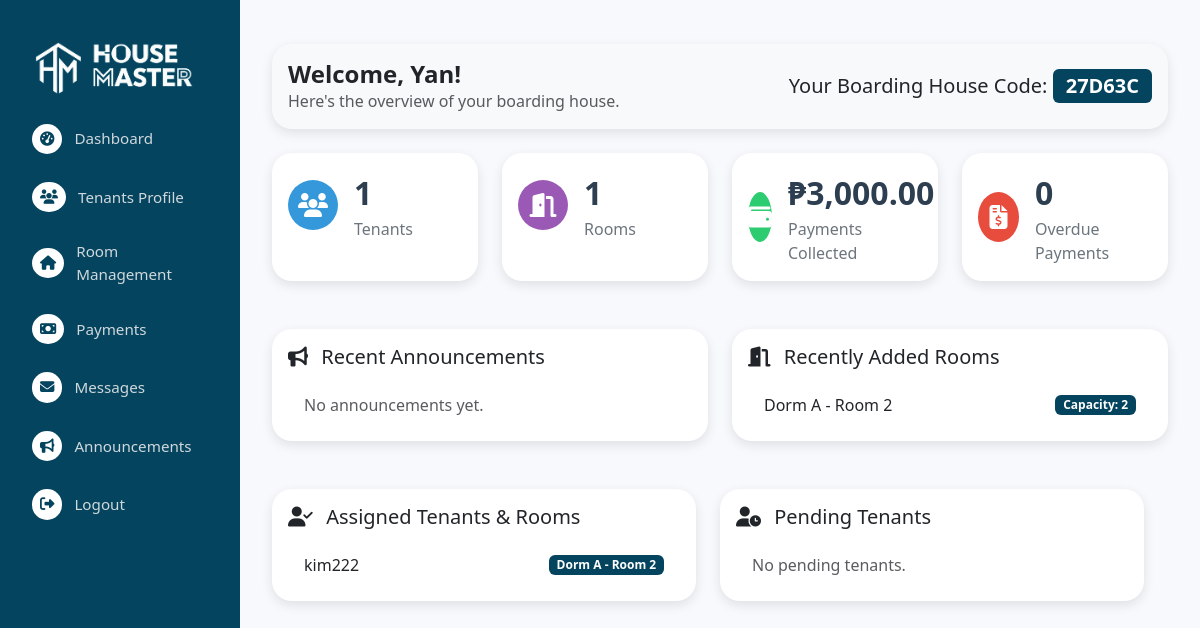
The page /admin/dashboard.php (signed in) on the database its author committed.
### tables this page shows
CREATE TABLE `rooms` (
  `id` int(11) NOT NULL,
  `room_label` varchar(100) NOT NULL,
  `capacity` int(11) NOT NULL,
  `rental_rate` decimal(10,2) NOT NULL,
  `notice` text DEFAULT NULL,
  `room_code` varchar(20) DEFAULT NULL,
  `created_at` timestamp NOT NULL DEFAULT current_timestamp(),
  `boarding_code` varchar(20) DEFAULT NULL
);

CREATE TABLE `tenants` (
  `id` int(11) NOT NULL,
  `fullname` varchar(100) NOT NULL,
  `email` varchar(100) NOT NULL,
  `password` varchar(255) NOT NULL,
  `age` int(11) DEFAULT NULL,
  `phone` varchar(20) DEFAULT NULL,
  `start_boarding_date` date DEFAULT NULL,
  `emergency_contact_person` varchar(100) DEFAULT NULL,
  `emergency_contact_phone` varchar(20) DEFAULT NULL,
  `reset_token` varchar(64) DEFAULT NULL,
  `reset_token_expires_at` datetime DEFAULT NULL,
  `status` enum('active','pending','inactive','unassigned') DEFAULT 'unassigned',
  `created_at` timestamp NOT NULL DEFAULT current_timestamp(),
  `boarding_code` varchar(20) DEFAULT NULL,
  `admin_id` int(11) DEFAULT NULL,
  `requested_room_id` int(11) DEFAULT NULL,
  `last_announcement_view` timestamp NULL DEFAULT NULL
);

### admin/dashboard.php (the view, shortened to what this page needs)
<?php
require_once 'header.php';
$admin_id = $_SESSION['admin_id'];
$admin_name = $_SESSION['admin_name'];
$boarding_code = $_SESSION['boarding_code'];
$stmt = $conn->prepare("SELECT COUNT(*) AS total FROM tenants WHERE admin_id = ?");
$stmt->bind_param("i", $admin_id);
$stmt->execute();
$tenantsCount = $stmt->get_result()->fetch_assoc()["total"];
$stmt = $conn->prepare("SELECT COUNT(*) AS total FROM rooms WHERE boarding_code = ?");
$stmt->bind_param("s", $boarding_code);
$stmt->execute();
$roomsCount = $stmt->get_result()->fetch_assoc()["total"];
$stmt = $conn->prepare("SELECT IFNULL(SUM(p.amount),0) AS total FROM payments p JOIN tenants t ON p.tenant_id = t.id WHERE t.admin_id = ? AND p.status='paid'");
$stmt->bind_param("i", $admin_id);
$stmt->execute();
$paymentsTotal = $stmt->get_result()->fetch_assoc()["total"];
$stmt = $conn->prepare("SELECT COUNT(*) AS total FROM payments p JOIN tenants t ON p.tenant_id = t.id WHERE t.admin_id = ? AND p.status='pending' AND p.due_date < CURDATE()");
$stmt->bind_param("i", $admin_id);
$stmt->execute();
$overdueCount = $stmt->get_result()->fetch_assoc()["total"];
$stmt = $conn->prepare("SELECT * FROM notices WHERE admin_id = ? ORDER BY created_at DESC LIMIT 5");
$stmt->bind_param("i", $admin_id);
$stmt->execute();
$recentNotices = $stmt->get_result();
$stmt = $conn->prepare("SELECT * FROM rooms WHERE boarding_code = ? ORDER BY created_at DESC LIMIT 5");
$stmt->bind_param("s", $boarding_code);
$stmt->execute();
$recentRooms = $stmt->get_result();
$stmt = $conn->prepare("SELECT t.fullname, r.room_label FROM tenants t JOIN tenant_rooms tr ON t.id = tr.tenant_id JOIN rooms r ON tr.room_id = r.id WHERE t.admin_id = ? AND t.status = 'active' ORDER BY r.room_label ASC");
$stmt->bind_param("i", $admin_id);
$stmt->execute();
$assignedTenants = $stmt->get_result();
$stmt = $conn->prepare("SELECT fullname FROM tenants WHERE admin_id = ? AND status = 'pending' ORDER BY created_at DESC");
$stmt->bind_param("i", $admin_id);
$stmt->execute();
$pendingTenants = $stmt->get_result();
?>
<!DOCTYPE html>
<html lang="en">
<head>
  <link rel="stylesheet" href="https://cdn.jsdelivr.net/npm/bootstrap@5.3.2/dist/css/bootstrap.min.css">
  <link rel="stylesheet" href="https://cdnjs.cloudflare.com/ajax/libs/font-awesome/6.5.0/css/all.min.css">
  <link rel="stylesheet" href="side.css">
</head>
<body>
  <?php include "navbar.php"; ?>
  <div class="main-content">
    <div class="container-fluid mt-4">
      <div class="card p-3 mb-4 bg-light border-0">
        <div class="d-flex justify-content-between align-items-center flex-wrap gap-3">
            <div>
                <h4 class="fw-bold mb-0">Welcome, <?php echo htmlspecialchars($admin_name); ?>!</h4>
                <p class="text-muted mb-0">Here's the overview of your boarding house.</p>
            </div>
            <div class="text-md-end">
                <h5 class="mb-0">Your Boarding House Code: <span class="badge bg-primary fs-5"><?php echo htmlspecialchars($boarding_code); ?></span></h5>
            </div>
        </div>
      </div>
      <div class="row g-3 g-md-4">
        <div class="col-6 col-md-3">
          <div class="card p-3 h-100">
            <div class="d-flex align-items-center">
              <div class="icon-circle icon-tenants me-3">
                <i class="fa-solid fa-users"></i>
              </div>
              <div>
                <div class="dashboard-stat"><?php echo $tenantsCount; ?></div>
                <div class="dashboard-label">Tenants</div>
              </div>
            </div>
          </div>
        </div>
        <div class="col-6 col-md-3">
          <div class="card p-3 h-100">
            <div class="d-flex align-items-center">
              <div class="icon-circle icon-rooms me-3">
                <i class="fa-solid fa-door-open"></i>
              </div>
              <div>
                <div class="dashboard-stat"><?php echo $roomsCount; ?></div>
                <div class="dashboard-label">Rooms</div>
              </div>
            </div>
          </div>
        </div>
        <div class="col-6 col-md-3">
          <div class="card p-3 h-100">
            <div class="d-flex align-items-center">
              <div class="icon-circle icon-payments me-3">
                <i class="fa-solid fa-wallet"></i>
              </div>
              <div>
                <div class="dashboard-stat">₱<?php echo number_format($paymentsTotal, 2); ?></div>
                <div class="dashboard-label">Payments Collected</div>
              </div>
            </div>
          </div>
        </div>
        <div class="col-6 col-md-3">
          <div class="card p-3 h-100">
            <div class="d-flex align-items-center">
              <div class="icon-circle icon-overdue me-3">
                <i class="fa-solid fa-file-invoice-dollar"></i>
              </div>
              <div>
                <div class="dashboard-stat"><?php echo $overdueCount; ?></div>
                <div class="dashboard-label">Overdue Payments</div>
              </div>
            </div>
          </div>
        </div>
      </div>
      <div class="row mt-3 mt-md-4 g-3 g-md-4">
        <div class="col-12 col-md-6">
          <div class="card p-3 h-100">
            <h5 class="mb-3"><i class="fa-solid fa-bullhorn me-2"></i> Recent Announcements</h5>
            <ul class="list-group list-group-flush">
              <?php if ($recentNotices->num_rows > 0): ?>
                <?php while($n = $recentNotices->fetch_assoc()): ?>
                  <li class="list-group-item d-flex justify-content-between align-items-center">
                    <div>
                      <strong><?php echo htmlspecialchars($n['title']); ?></strong><br>
                      <small class="text-muted"><?php echo date("M d, Y", strtotime($n['created_at'])); ?></small>
                    </div>
                    <button class="btn btn-sm btn-outline-primary" data-bs-toggle="modal" data-bs-target="#noticeModalAdmin<?php echo $n['id']; ?>"><i class="fas fa-eye"></i> View</button>
                  </li>
                <?php endwhile; ?>
              <?php else: ?>
                <li class="list-group-item text-muted">No announcements yet.</li>
              <?php endif; ?>
            </ul>
          </div>
        </div>
        <div class="col-12 col-md-6">
          <div class="card p-3 h-100">
            <h5 class="mb-3"><i class="fa-solid fa-door-open me-2"></i> Recently Added Rooms</h5>
            <ul class="list-group list-group-flush">
              <?php if ($recentRooms->num_rows > 0): ?>
                <?php while($r = $recentRooms->fetch_assoc()): ?>
                  <li class="list-group-item d-flex justify-content-between align-items-center">
                    <?php echo htmlspecialchars($r['room_label']); ?>
                    <span class="badge bg-secondary">Capacity: <?php echo $r['capacity']; ?></span>
                  </li>
                <?php endwhile; ?>
              <?php else: ?>
                <li class="list-group-item text-muted">No rooms added yet.</li>
              <?php endif; ?>
            </ul>
          </div>
        </div>
<div class="row mt-3 mt-md-4 g-3 g-md-4">
  <div class="col-12 col-md-6">
    <div class="card p-3">
      <h5 class="mb-3"><i class="fa-solid fa-user-check me-2"></i> Assigned Tenants & Rooms</h5>
      <ul class="list-group list-group-flush">
        <?php if ($assignedTenants->num_rows > 0): ?>
          <?php while($a = $assignedTenants->fetch_assoc()): ?>
            <li class="list-group-item d-flex justify-content-between align-items-center">
              <?php echo htmlspecialchars($a['fullname']); ?>
              <span class="badge bg-primary"><?php echo htmlspecialchars($a['room_label']); ?></span>
            </li>
          <?php endwhile; ?>
        <?php else: ?>
          <li class="list-group-item text-muted">No tenants assigned yet.</li>
        <?php endif; ?>
      </ul>
    </div>
  </div>
  <div class="col-12 col-md-6">
    <div class="card p-3">
      <h5 class="mb-3"><i class="fa-solid fa-user-clock me-2"></i> Pending Tenants</h5>
      <ul class="list-group list-group-flush">
        <?php if ($pendingTenants->num_rows > 0): ?>
          <?php while($p = $pendingTenants->fetch_assoc()): ?>
            <li class="list-group-item">
              <?php echo htmlspecialchars($p['fullname']); ?>
            </li>
          <?php endwhile; ?>
        <?php else: ?>
          <li class="list-group-item text-muted">No pending tenants.</li>
        <?php endif; ?>
      </ul>
    </div>
  </div>
</div>
      </div>
    </div>
  </div>
</body>
</html>

### admin/side.css (style rules this page uses)
body { background-color: #f5f7fa; font-family: 'Segoe UI', sans-serif; margin: 0; padding: 0; }

### admin/dashboard.php (style rules this page uses)
.main-content { margin-left: 240px; padding: 20px; background: #f7f9fc; min-height: 100vh; transition: margin-left 0.3s ease; }
.bg-primary { --bs-bg-opacity: 1; background-color: #05445E !important; }
.bg-secondary { --bs-bg-opacity: 1; background-color: #05445E !important; }
.card { border: none; border-radius: 20px; box-shadow: 0 4px 12px rgba(0, 0, 0, 0.1); transition: box-shadow 0.2s ease; }
.dashboard-stat { font-size: 2rem; font-weight: 700; color: #2c3e50; }
.dashboard-label { font-size: 1rem; font-weight: 500; color: #6c757d; }
.icon-circle { width: 50px; height: 50px; display: flex; align-items: center; justify-content: center; border-radius: 50%; font-size: 1.5rem; color: #fff; }
.icon-tenants { background: #3498db; }
.icon-rooms { background: #9b59b6; }
.icon-payments { background: #2ecc71; }
.icon-overdue { background: #e74c3c; }

### rows shown on the page
rooms: room_label "Dorm A - Room 2", capacity "2"
tenants: fullname "kim222", requested_room.room_label "Dorm A - Room 2"

### other values the page prints
$admin_name "Yan"
$boarding_code "27D63C"
$tenantsCount "1"
$roomsCount "1"
$paymentsTotal "3,000.00"
$overdueCount "0"
